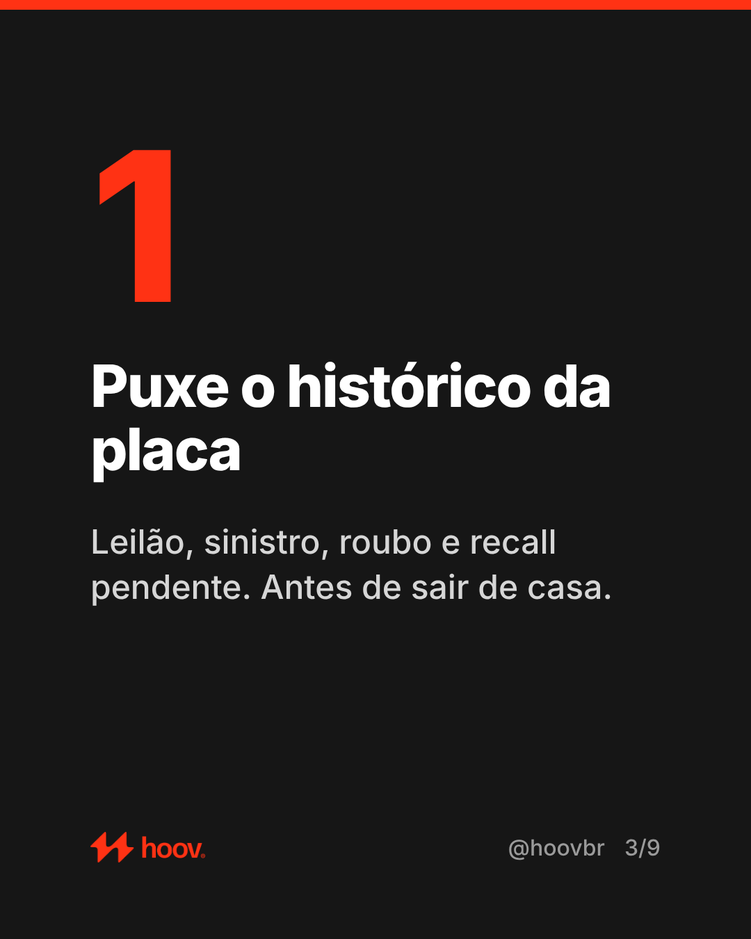
#> input picture posts/2026-10-27/slide-3.png, 751 x 939 px, shrunk from 1080 x 1350 before the run, found by its file name
$ python compare.py ../posts/2026-10-27/slide-3.png ../posts/2026-10-27/slide-4.png 1.0
#> lines starting #> are read from the running program, lines starting #| are printed output that depends on the picture
#!/usr/bin/env python3
"""Teste de equivalência: compara slides renderizados com os aprovados.
Uso: python3 compare.py dir_novo dir_aprovado [limite_ssim=0.92]"""
import sys, pathlib, numpy as np
from PIL import Image
try:
    from skimage.metrics import structural_similarity as ssim
except ImportError:
    ssim = None
new, ref = map(pathlib.Path, sys.argv[1:3]); lim = float(sys.argv[3]) if len(sys.argv) > 3 else 0.92
ok = True
for r in sorted(ref.glob("slide-*.png"), key=lambda p: int(p.stem.split("-")[1])):
    n = new / r.name
    if not n.exists(): print(r.name, "FALTA"); ok = False; continue
    a = np.array(Image.open(n).convert("L")); b = np.array(Image.open(r).convert("L"))
#> after `a = np.array(Image.open(n).convert('L'))`:
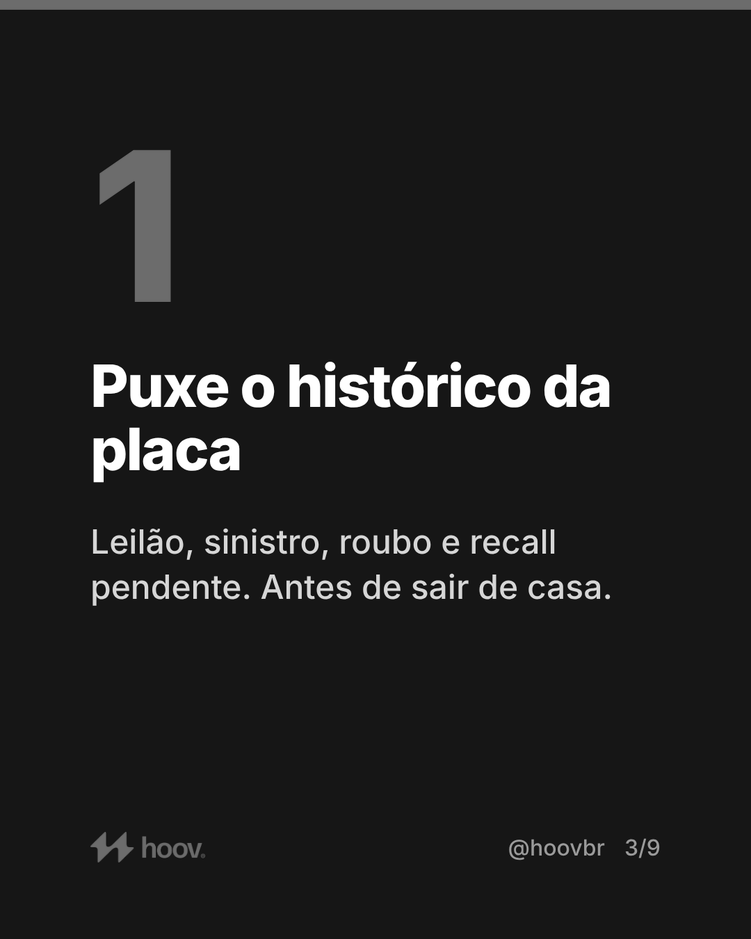
#> a: shape (939, 751); min 0, max 255, mean 30.4
    if a.shape != b.shape: print(r.name, "TAMANHO", a.shape, b.shape); ok = False; continue
    s = ssim(a, b) if ssim else 1 - np.abs(a.astype(float) - b).mean() / 255
#> s = 1
    print(f"{r.name}: {'OK' if s >= lim else 'FALHA'} ssim={s:.4f}"); ok &= s >= lim
#| slide-3.png: OK ssim=1.0000
#> after `ok &= s >= lim`: ok = True
sys.exit(0 if ok else 1)
#> (the program exits here)

$ run again, on posts/2026-10-27/slide-4.png
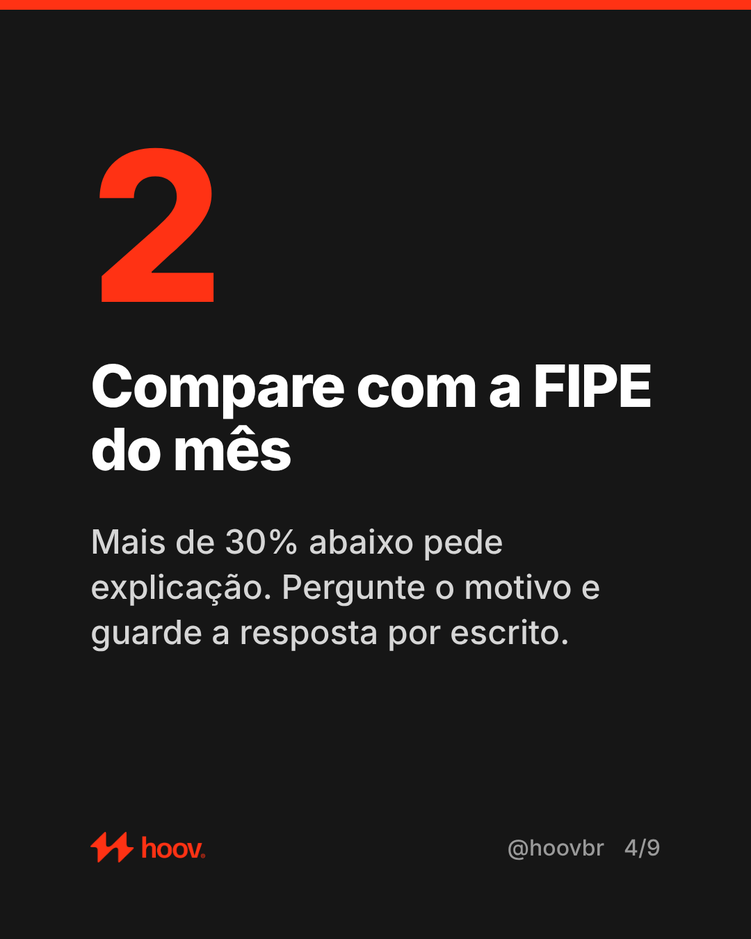
#> input picture posts/2026-10-27/slide-4.png, 751 x 939 px, shrunk from 1080 x 1350 before the run, given as the content of the folder ../posts/2026-10-27/slide-4.png, which was not available
#> `a = np.array(Image.open(n).convert('L'))`:
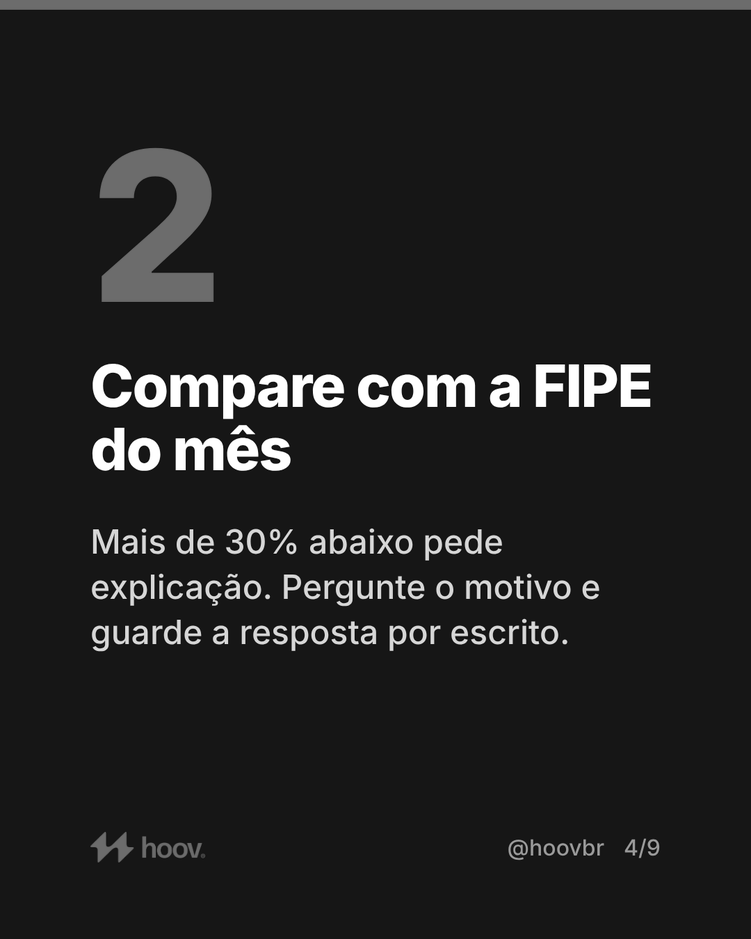
#> a: shape (939, 751); min 0, max 255, mean 32.4
#> s = 1
#| slide-4.png: OK ssim=1.0000
#> ok = True

$ run again, on posts/2026-10-27/slide-5.png
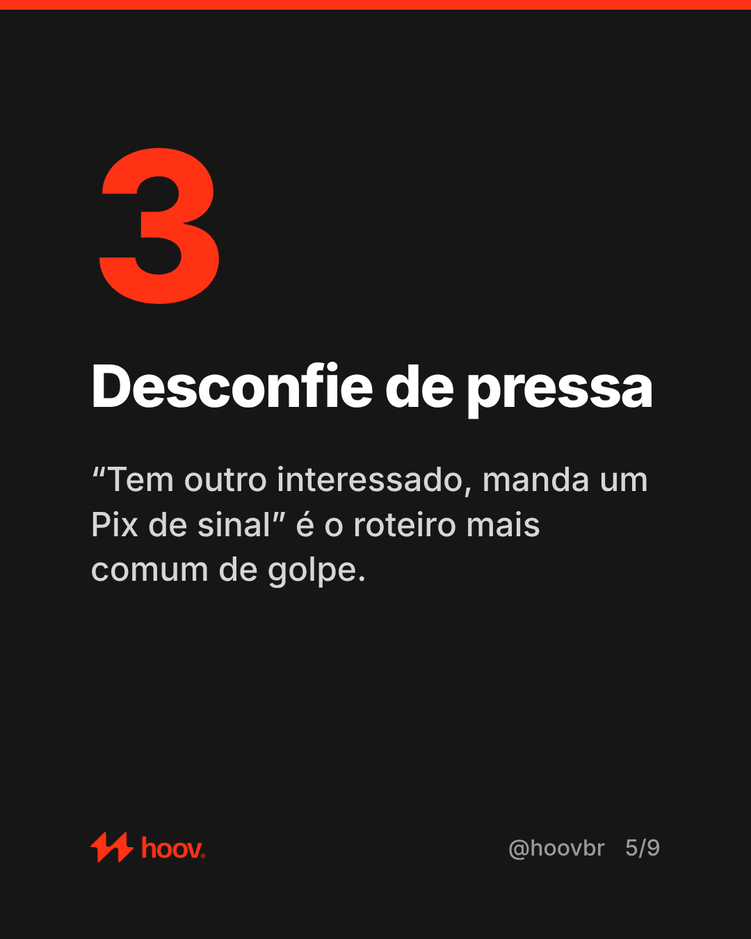
#> input picture posts/2026-10-27/slide-5.png, 751 x 939 px, shrunk from 1080 x 1350 before the run, given as the content of the folder ../posts/2026-10-27/slide-5.png, which was not available
#> `a = np.array(Image.open(n).convert('L'))`:
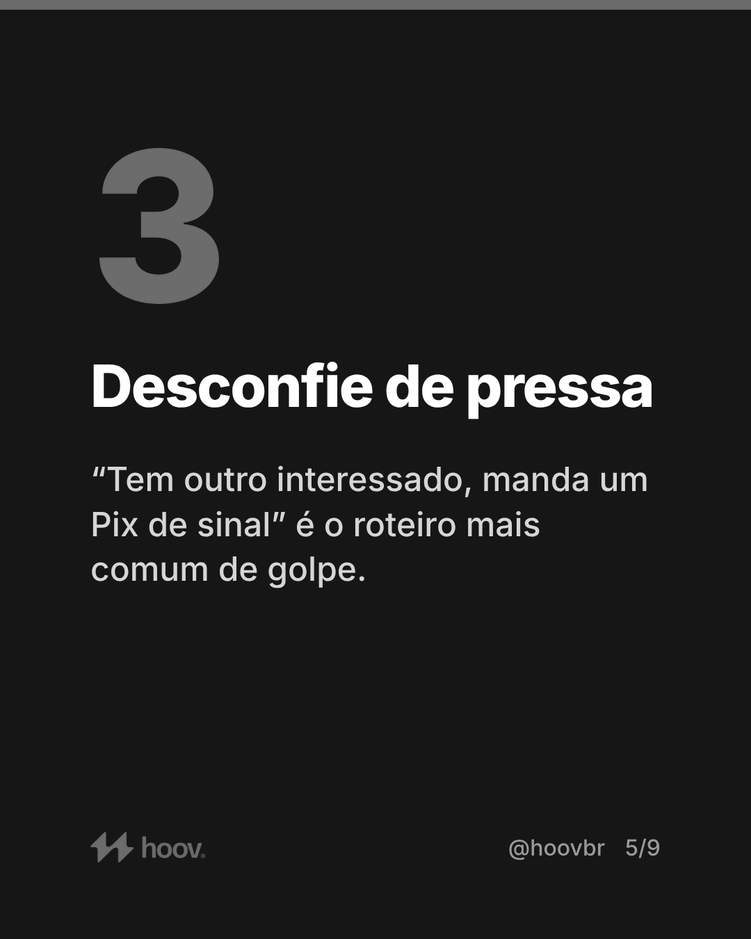
#> a: shape (939, 751); min 0, max 255, mean 30.8
#> s = 1
#| slide-5.png: OK ssim=1.0000
#> ok = True
